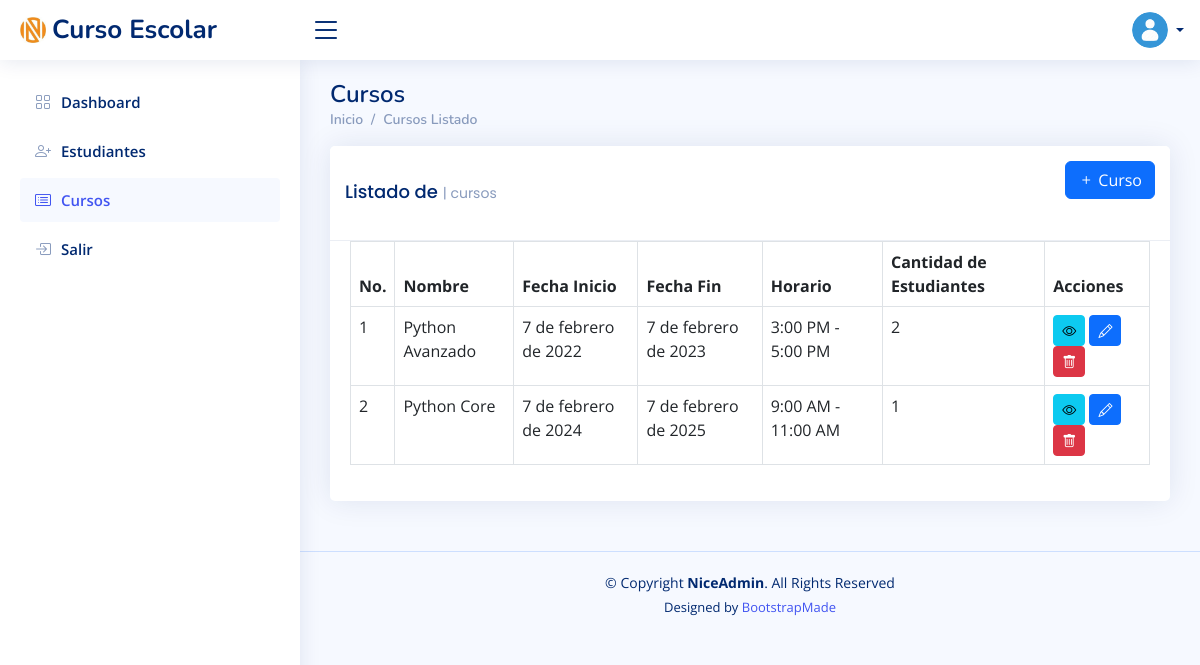
Page /courses/ (signed in) on the earlier database version.
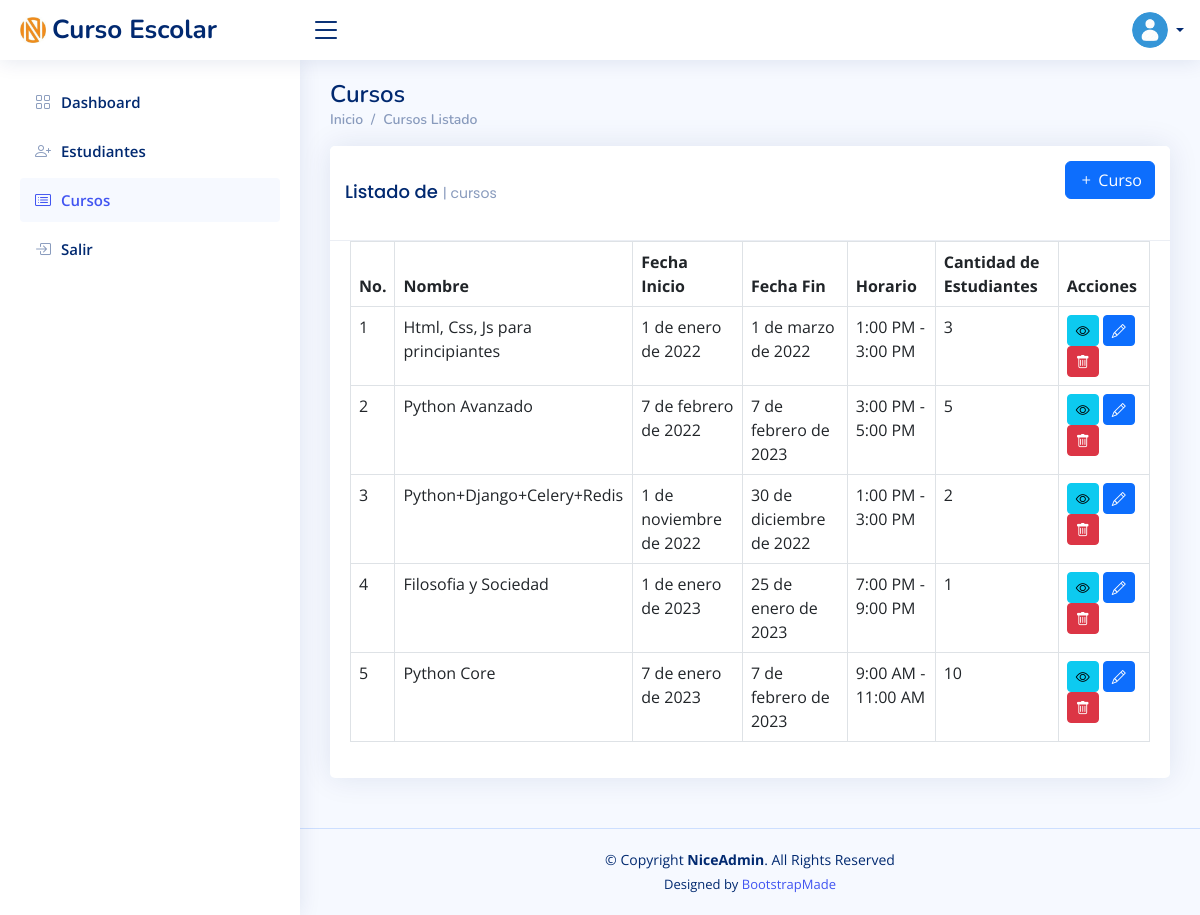
Same page on the later database version.
### courses_students_app/models.py (models this page shows, shortened)
class Course(models.Model):
    SCHEDULE_LIST = (
        ("9_11", '9:00 AM - 11:00 AM',),
        ("11_13", '11:00 AM - 1:00 PM',),
        ("13_15", '1:00 PM - 3:00 PM',),
        ("15_17", '3:00 PM - 5:00 PM',),
        ("17_19", '5:00 PM - 7:00 PM',),
        ("19_21", '7:00 PM - 9:00 PM',),
    )
    name = models.CharField(verbose_name="Nombre", max_length=255)
    schedule = models.CharField(verbose_name="Horario", max_length=255, choices=SCHEDULE_LIST)
    start_date = models.DateTimeField(verbose_name="Fecha inicio")
    end_date = models.DateTimeField(verbose_name="Fecha fin")
    students = models.ManyToManyField(Student, verbose_name="Estudiantes", blank=True)
    class Meta:
        verbose_name = 'Curso'
        verbose_name_plural = 'Cursos'
        ordering = ('start_date',)
    def numeros_de_estudiantes_asociados(self):
        return self.students.all().count()

### courses_students_app/views.py (the view)
# urls.py: path("courses/", login_required(views.courses_list), name="courses_list"),
def courses_list(request):
    courses = Course.objects.all()
    return render(request, "courses_students_app/course/course_list.html", {"courses": courses})

### templates/courses_students_app/course/course_list.html (shortened to what this page needs)
{% extends 'index.html' %}
{% load static %}
{% block title %} Cursos {% endblock %}
{% block breadcrumb %}
    {{block.super}}
    <li class="breadcrumb-item"><a href="{% url 'courses_list' %}">Cursos Listado</a></li>
{% endblock %}
{% block content %}
<div class="col-12">
    <div class="card recent-sales overflow-auto">
        <div class="card-header">
            <a href="{% url 'courses_create' %}" class="btn btn-primary" style="float: right">
                <span class="bi bi-plus"> Curso</span>
            </a>
            <h3 class="card-title">Listado de <span>| cursos</span></h3>
        </div>
        <div class="card-body table-responsive">
            <table class="table table-bordered table-hover datatable">
                <thead>
                <tr>
                    <th>
                        No.
                    </th>
                    <th>
                        Nombre
                    </th>
                    <th>
                        Fecha Inicio
                    </th>
                    <th>
                        Fecha Fin
                    </th>
                    <th>
                        Horario
                    </th>
                    <th>
                        Cantidad de Estudiantes
                    </th>
                    <th>
                        Acciones
                    </th>
                </tr>
                </thead>
                <tbody>
                {% for u in courses %}
                <tr>
                    <td>
                        {{ forloop.counter }}
                    </td>
                    <td>
                        {{ u.name }}
                    </td>
                    <td>
                        {{ u.start_date|date }}
                    </td>
                    <td>
                        {{ u.end_date|date }}
                    </td>
                    <td>
                        {{ u.get_schedule_display }}
                    </td>
                    <td>
                        {{ u.numeros_de_estudiantes_asociados }}
                    </td>
                    <td>
                        <span class="input-group-sm">
                            <a href="{% url 'courses_detail' u.pk %}"
                               class="btn btn-sm btn-info">
                                <i class="bi bi-eye"></i>
                            </a>
                            <a href="{% url 'courses_update' u.pk %}"
                               class="btn btn-sm btn-primary">
                                <i class="bi bi-pencil"></i>
                            </a>
                            <a href="{% url 'courses_delete' u.pk %}"
                               class="btn btn-sm btn-danger">
                                <i class="bi bi-trash"></i>
                            </a>
                        </span>
                    </td>
                </tr>
                {% endfor %}
                </tbody>
            </table>
        </div>
    </div>
</div>
{% endblock %}

Differences in the rows shown:
added Course: name "Html, Css, Js para principiantes", start_date "1 de enero de 2022", end_date "1 de marzo de 2022", schedule "1:00 PM - 3:00 PM", numeros_de_estudiantes_asociados "3"
computed for Course "Python Avanzado": numeros_de_estudiantes_asociados "2" → "5"
added Course: name "Python+Django+Celery+Redis", start_date "1 de noviembre de 2022", end_date "30 de diciembre de 2022", schedule "1:00 PM - 3:00 PM", numeros_de_estudiantes_asociados "2"
added Course: name "Filosofia y Sociedad", start_date "1 de enero de 2023", end_date "25 de enero de 2023", schedule "7:00 PM - 9:00 PM", numeros_de_estudiantes_asociados "1"
changed Course "Python Core": start_date "7 de febrero de 2024" → "7 de enero de 2023"; end_date "7 de febrero de 2025" → "7 de febrero de 2023"; numeros_de_estudiantes_asociados "1" → "10"
